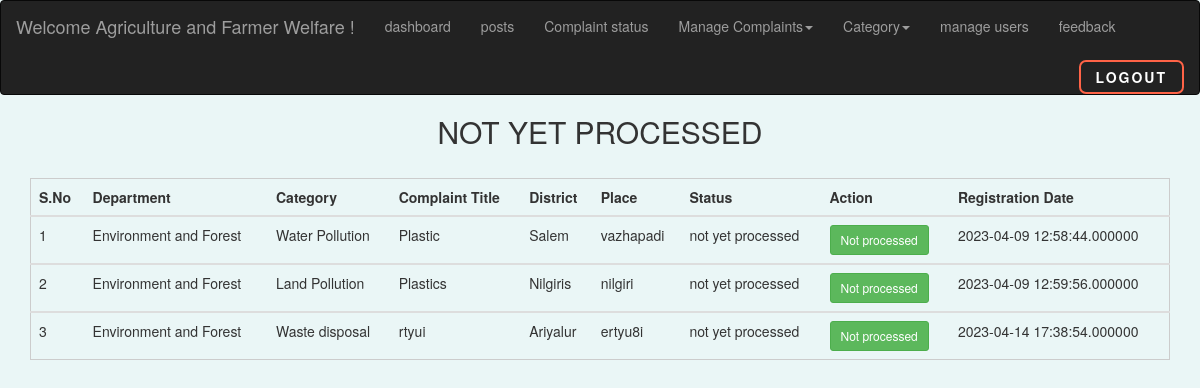
/en_not.php (signed in), run on the app's committed database.
### tables this page shows
CREATE TABLE `environment` (
  `id` int(250) NOT NULL,
  `umail` varchar(50) NOT NULL,
  `department` varchar(50) NOT NULL,
  `cat` varchar(50) NOT NULL,
  `ctitle` varchar(250) NOT NULL,
  `cdetail` varchar(250) NOT NULL,
  `cdoc` varchar(200) NOT NULL,
  `district` varchar(50) NOT NULL,
  `place` varchar(200) NOT NULL,
  `status` varchar(50) NOT NULL,
  `date` datetime(6) NOT NULL DEFAULT current_timestamp(6),
  `seen` varchar(50) NOT NULL,
  `cseen` varchar(10) NOT NULL,
  `cimage` varchar(255) NOT NULL
);

### en_not.php (the view, shortened to what this page needs)
<?php
include("dbconnect.php");
?>
<!DOCTYPE html>
<html>
<head>
  <link rel="stylesheet" href="https://maxcdn.bootstrapcdn.com/bootstrap/3.4.1/css/bootstrap.min.css">
  </head>
  <body style="background-color: #eaf6f6;">
    <nav class="navbar navbar-inverse">
      <div class="container-fluid">
    <div class="navbar-header">
      <a class="navbar-brand">Welcome <?php echo $_SESSION['aname']; ?> !</a>
    </div>
    <ul class="nav navbar-nav">
    <li><a href="en_notify.php">dashboard</a></li>
    <li><a href="envipost.php">posts</a></li>
    <li><a href="a_envi.php">Complaint status</a></li>
      <li class="dropdown">
      <a class="dropdown-toggle" data-toggle="dropdown" href="#">Manage Complaints<span class="caret"></span></a>
          </li>
        <li class="dropdown">
      <a class="dropdown-toggle" data-toggle="dropdown" href="#">Category<span class="caret"></span></a>
          </li>
          <li><a href="en_umanage.php">manage users</a></li>
          <li><a href="a_enfeed.php">feedback</a></li>
        </ul>
    <form method="get"><button class="back" name="logout">Logout</button></form>
  </div>
  </nav>
	<div>
		  <h2 style="text-align: center;">NOT YET PROCESSED</h2>
  <br>
  <table  style="margin: 0 auto; width: 95%; border: 1px solid #ccc;" class="table">
    <thead>
    <tr>
      <th scope="col">S.No</th>
      <th scope="col">Department</th>
      <th scope="col">Category</th>
      <th scope="col">Complaint Title</th>
      <th scope="col">District</th>
      <th scope="col">Place</th>
      <th scope="col">Status</th>
      <th scope="col">Action</th>
      <th scope="col">Registration Date</th>
    </tr>
  </thead>
		<tr>
   <?php
  $status="not yet processed";
  $qry=mysqli_query($conn,"select * from environment WHERE status='$status'");
  while ($row=mysqli_fetch_array($qry))
  {
  ?>
      <tbody>
      <td scope="row"></td>
      <td><?php   echo $row['department'];  ?></td>
      <td><?php   echo $row['cat'];  ?></td>
      <td><?php   echo $row['ctitle'];  ?></td>
      <td><?php   echo $row['district'];  ?></td>
      <td><?php   echo $row['place'];  ?></td>
      <td><?php   echo $row['status'];  ?></td>
      <td><a type="button" class="btn btn-success btn-sm" href='enview.php?id=<?php echo $row['id']?>'>Not processed</a></td>
      <td><?php  echo $row['date'] ; ?></td>
    </tr>
  </tbody>
    <?php
  }
  ?>
	</table>
	</div>
</body>
</html>

### en_not.php (style rules this page uses)
.back { position: relative; padding: 5px 15px; border-radius: 7px; border: 2px solid rgb(255, 99, 71); font-size: 14px; text-transform: uppercase; font-weight: 600; letter-spacing: 2px; background: transparent; color: #fff; overflow: hidden; box-shadow: 0 0 0 0 transparent; -webkit-transition: all 0.2s ease-in; -moz-transition: all 0.2s ease-in; transition: all 0.2s ease-in; float: right; margin-left: 9px; margin-top: 9px; }
.back::before { content: ''; display: block; width: 0px; height: 86%; position: absolute; top: 7%; left: 0%; opacity: 0; background: #fff; box-shadow: 0 0 50px 30px #fff; -webkit-transform: skewX(-20deg); -moz-transform: skewX(-20deg); -ms-transform: skewX(-20deg); -o-transform: skewX(-20deg); transform: skewX(-20deg); }
body { counter-reset: serial; overflow-x: hidden; }
tr td:first-child:before { counter-increment: serial; content: counter(serial); }

### data on the page
environment: department "Environment and Forest", cat "Water Pollution", ctitle "Plastic", district "Salem", place "vazhapadi", status "not yet processed", date "2023-04-09 12:58:44.000000"
environment: department "Environment and Forest", cat "Land Pollution", ctitle "Plastics", district "Nilgiris", place "nilgiri", status "not yet processed", date "2023-04-09 12:59:56.000000"
environment: department "Environment and Forest", cat "Waste disposal", ctitle "rtyui", district "Ariyalur", place "ertyu8i", status "not yet processed", date "2023-04-14 17:38:54.000000"

### other printed values
$_SESSION['aname'] "Agriculture and Farmer Welfare"
